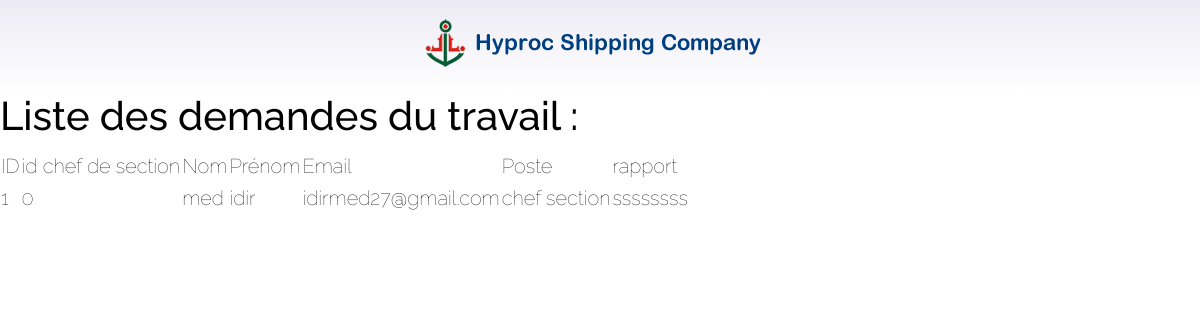
The page /pageRapport.php on the database its author committed.
### tables this page shows
CREATE TABLE IF NOT EXISTS `rapport` (
  `id_r` int(11) NOT NULL AUTO_INCREMENT,
  `titre` varchar(50) NOT NULL,
  `description` varchar(255) NOT NULL,
  `id_chefS` int(50) NOT NULL,
  PRIMARY KEY (`id_r`)
);

CREATE TABLE IF NOT EXISTS `chef_section` (
  `nom` varchar(50) NOT NULL,
  `prénom` varchar(50) NOT NULL,
  `email` varchar(50) NOT NULL,
  `mot_de_passe` varchar(50) NOT NULL,
  `poste` varchar(50) NOT NULL,
  `id_chefS` int(50) NOT NULL,
  PRIMARY KEY (`id_chefS`),
  UNIQUE KEY `id` (`nom`)
);

### pageRapport.php (the view, shortened to what this page needs)
<!DOCTYPE html>
<html lang="en">
<head>
    <?php include ("php/head.php")
    ?>
</head>
<body>
<?php include ("php/header.php");
include('bdd.php');
    $sql4="SELECT titre,description,id_r,id_chefS FROM rapport";
$sql5="SELECT nom,prénom,email,id_chefS,poste FROM chef_section ";
echo "<h2>Liste des demandes du travail : </h2> ";
  echo "<table >
  <tr>
  <th>ID</th>
 <th>id chef de section </th>
  <th>Nom</th>
  <th>Prénom</th>
  <th>Email</th>
  <th>Poste</th>
    <th>rapport</th>
</tr> ";
$resultat_rapport=$conn->query($sql4);
if($resultat_rapport->num_rows >0){
    while($row_rapport = $resultat_rapport->fetch_assoc()){
        $description1 = $row_rapport['description'];
        $id_chefs=$row_rapport['id_chefS'];
                $id1=$row_rapport['id_r'];
  $resultat_chefs=$conn->query($sql5);
      while($row_chefs = $resultat_chefs->fetch_assoc()){
        $nom1 = $row_chefs['nom'] ;
        $prénom1 = $row_chefs['prénom'];
        $email1 = $row_chefs['email'];
        $id_chefs1=$row_chefs['id_chefS'];
                $poste1=$row_chefs['poste'];
    if( $id_chefs== $id_chefs1)
    {
         echo "<tr>
              <td>".$id1."</td>
              <td>".$id_chefs."</td>
               <td>".$nom1."</td>
                <td>".$prénom1."</td>
                 <td>".$email1."</td>
                 <td>".$poste1."</td>
                                             <td>".$description1 ."</td>
      </tr>";
}
   }
}
           echo "</table>";
}
?>
</body>
</html>

### CSS.css (style rules this page uses)
* { font-size: 20px; color: black; font-weight: 100; font-family: 'Raleway',sans-serif ; }

### rows shown on the page
rapport: id_r "1", id_chefS "0", description "ssssssss"
chef_section: nom "med", prénom "idir", email "idirmed27@gmail.com", poste "chef section"
